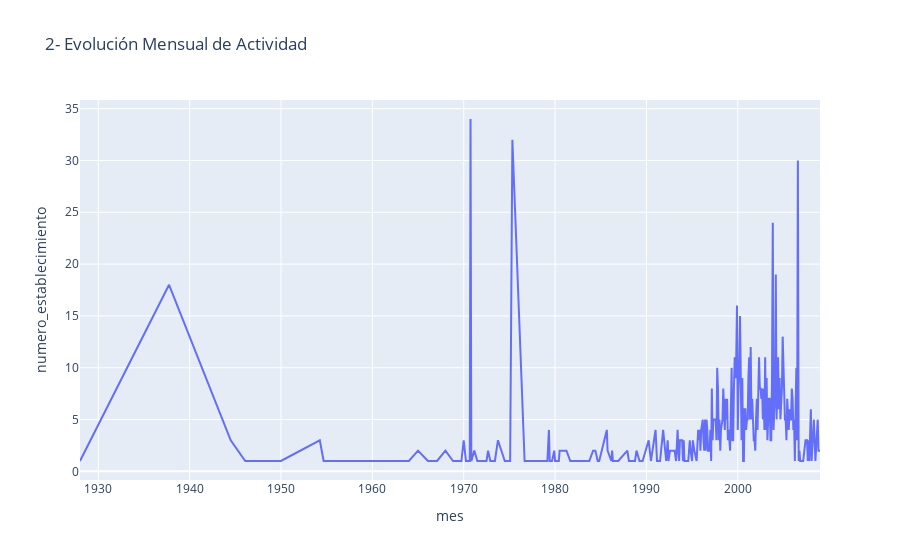

Notebook cell for this chart:
### Code cell
#VAMOS CON LAS GRAFICAS.
import plotly.express as px

# Crear columna año-mes
df['mes'] = df['fecha_inicio_actividades'].dt.to_period('M')

# Contar establecimientos por mes
mensual = df.groupby('mes')['numero_establecimiento'].sum().reset_index()
mensual['mes'] = mensual['mes'].dt.to_timestamp()  # Convertir a timestamp para Plotly

fig = px.line(mensual, x='mes', y='numero_establecimiento', title='2- Evolución Mensual de Actividad')
#Esto de aquí es para mostrar la gráfica.
fig.show()

#Esta es la Evolución Mensuale de Actividades a travez de los meses y los años.
#Osea, la cantidad de negocios que han abierto operaciones en cada momento de esa 
# línea de tiempo.

### Figure 1 — Plotly figure (JSON) as saved in the notebook; plotly's stock layout.template omitted (floating-point values rounded to 4 significant figures; data arrays with more than 128 entries replaced by an {"elided": "..."} marker saying what was removed)
{"data": [{"hovertemplate": "mes=%{x}<br>numero_establecimiento=%{y}<extra></extra>", "legendgroup": "", "line": {"color": "#636efa", "dash": "solid"}, "marker": {"symbol": "circle"}, "mode": "lines", "name": "", "orientation": "v", "showlegend": false, "type": "scatter", "x": {"elided": "274 str values"}, "xaxis": "x", "y": {"elided": "274 int values"}, "yaxis": "y"}], "layout": {"legend": {"tracegroupgap": 0}, "title": {"text": "2- Evolución Mensual de Actividad"}, "xaxis": {"anchor": "y", "domain": [0, 1], "title": {"text": "mes"}}, "yaxis": {"anchor": "x", "domain": [0, 1], "title": {"text": "numero_establecimiento"}}}}
